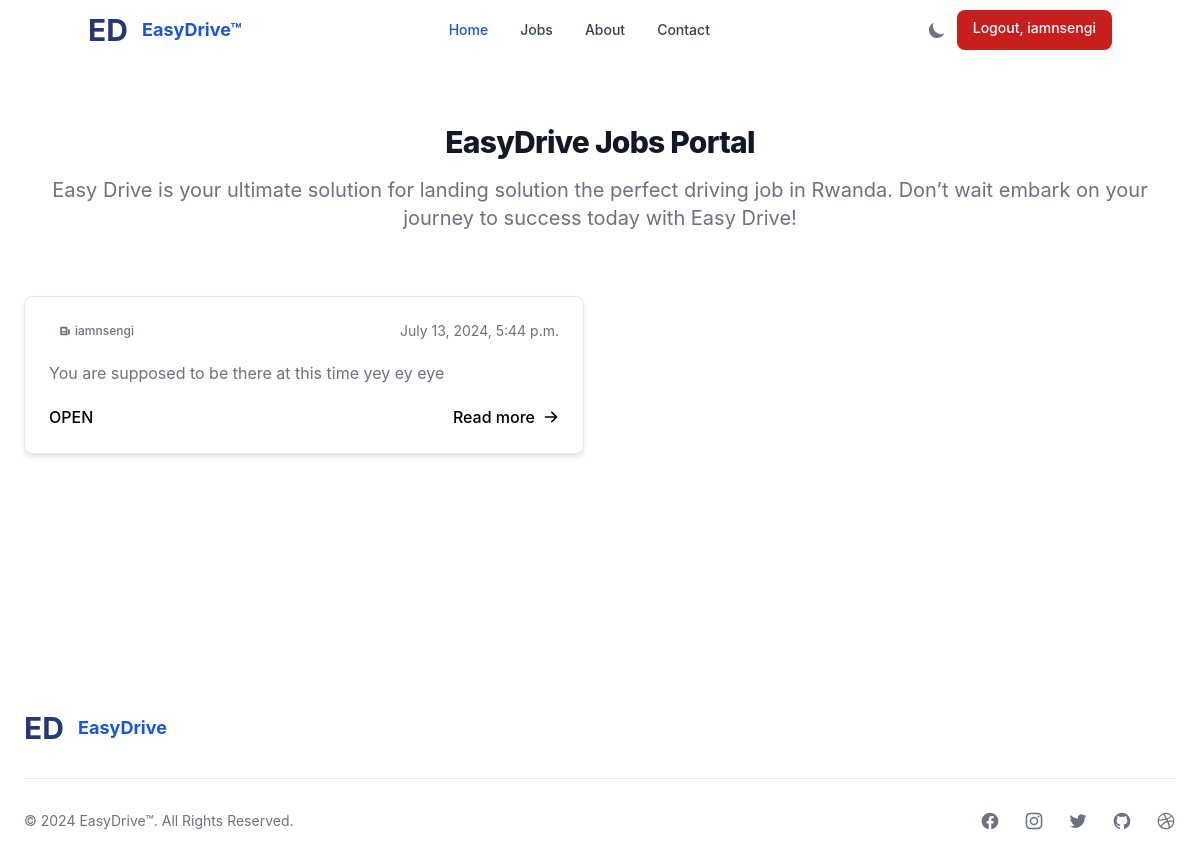
The page /jobs/ (signed in) on the database as committed earlier.
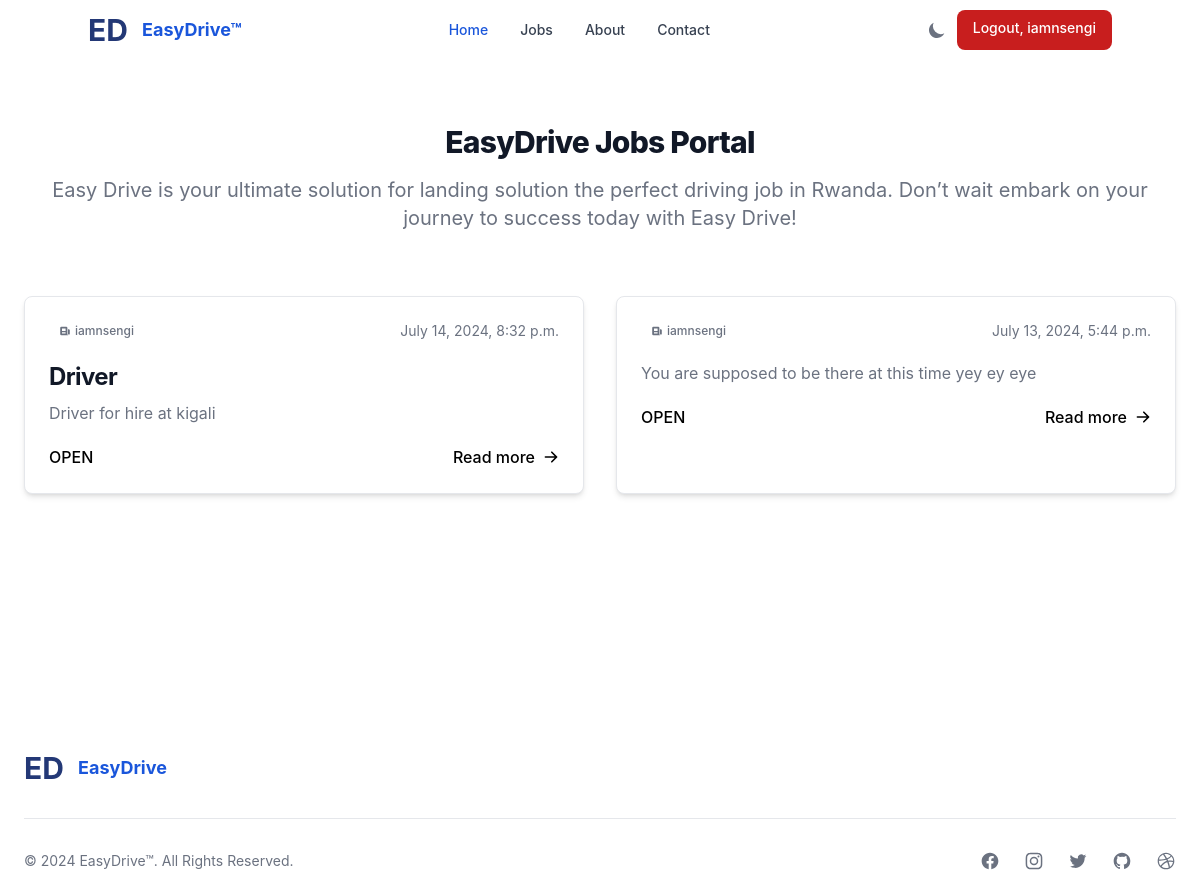
The same page on the database as committed later.
### MainApp/models.py (models this page shows, shortened)
class Job(models.Model):
    OPEN = 'open'
    CLOSED = 'closed'
    STATUS_CHOICES = [
        (OPEN, 'Open'),
        (CLOSED, 'Closed'),
    ]
    creator = models.ForeignKey(User, on_delete=models.CASCADE)
    title = models.CharField(max_length=255, default="")
    location = models.CharField(max_length=255, default="")
    salary = models.DecimalField(max_digits=10, decimal_places=2,default=0.0)
    description = models.TextField()
    requirements = models.TextField(null=True, blank=True)
    applicants = models.IntegerField(default=0)
    status = models.CharField(max_length=10, choices=STATUS_CHOICES, default=OPEN)
    created_at = models.DateTimeField(auto_now_add=True)
    updated_at = models.DateTimeField(auto_now=True)
    class Meta:
        ordering = ['-created_at']

### MainApp/views.py (the view)
# urls.py: path('jobs/',Jobs.as_view()),
class Jobs(LoginRequiredMixin,View):
    def get(self,request):
        jobs = Job.objects.filter(status = 'open').all()
        context={
                'jobs':jobs
            }
        return render(request,'jobs.html',context)

### MainApp/templates/jobs.html (shortened to what this page needs)
{% extends 'base.html' %} {% load static %}
{% block content%} {% include 'navbar.html'%}
<section class="bg-white dark:bg-gray-900">
  <div class="py-8 px-4 mx-auto max-w-screen-xl lg:py-16 lg:px-6">
    <div class="mx-auto max-w-screen-sm text-center lg:mb-16 mb-8">
      <h2
        class="mb-4 text-3xl lg:text-4xl tracking-tight font-extrabold text-gray-900 dark:text-white"
      >
        EasyDrive Jobs Portal
      </h2>
      <p class="font-light text-gray-500 sm:text-xl dark:text-gray-400">
        Easy Drive is your ultimate solution for landing solution the perfect
        driving job in Rwanda. Don’t wait embark on your journey to success
        today with Easy Drive!
      </p>
    </div>
    <div class="grid gap-8 lg:grid-cols-2">
      {% for job in jobs %}
      <article
        class="p-6 bg-white rounded-lg border border-gray-200 shadow-md dark:bg-gray-800 dark:border-gray-700"
      >
        <div class="flex justify-between items-center mb-5 text-gray-500">
          <span
            class="bg-primary-100 text-primary-800 text-xs font-medium inline-flex items-center px-2.5 py-0.5 rounded dark:bg-primary-200 dark:text-primary-800"
          >
            <svg
              class="mr-1 w-3 h-3"
              fill="currentColor"
              viewBox="0 0 20 20"
              xmlns="http://www.w3.org/2000/svg"
            >
              <path
                fill-rule="evenodd"
                d="M2 5a2 2 0 012-2h8a2 2 0 012 2v10a2 2 0 002 2H4a2 2 0 01-2-2V5zm3 1h6v4H5V6zm6 6H5v2h6v-2z"
                clip-rule="evenodd"
              ></path>
              <path d="M15 7h1a2 2 0 012 2v5.5a1.5 1.5 0 01-3 0V7z"></path>
            </svg>
            {{job.creator}}
          </span>
          <span class="text-sm">{{ job.created_at }}</span>
        </div>
        <h2
          class="mb-2 text-2xl font-bold tracking-tight text-gray-900 dark:text-white"
        >
          <a href="#">{{job.title}}</a>
        </h2>
        <p class="mb-5 font-light text-gray-500 dark:text-gray-400">
          {{job.description}}
        </p>
        <div class="flex justify-between items-center">
          <div class="flex items-center space-x-4">
            <span class="font-medium dark:text-white">
              {{job.status|upper}}
            </span>
          </div>
          <a
            href="#"
            class="inline-flex items-center font-medium text-primary-600 dark:text-primary-500 hover:underline"
          >
            Read more
            <svg
              class="ml-2 w-4 h-4"
              fill="currentColor"
              viewBox="0 0 20 20"
              xmlns="http://www.w3.org/2000/svg"
            >
              <path
                fill-rule="evenodd"
                d="M10.293 3.293a1 1 0 011.414 0l6 6a1 1 0 010 1.414l-6 6a1 1 0 01-1.414-1.414L14.586 11H3a1 1 0 110-2h11.586l-4.293-4.293a1 1 0 010-1.414z"
                clip-rule="evenodd"
              ></path>
            </svg>
          </a>
        </div>
      </article>
      {% endfor %}
    </div>
  </div>
</section>
<div class="pt-36">&nbsp;</div>
{% include 'footer.html'%} {% endblock %}

### MainApp/templates/base.html (shortened to what this page needs)
{% load static %}
<!DOCTYPE html>
<html lang="en">
  <head>
    <link
      href="https://cdn.jsdelivr.net/npm/flowbite@2.4.1/dist/flowbite.min.css"
      rel="stylesheet"
    />
  </head>
  <body class="bg-white dark:bg-gray-800">
    {% block content%} {% endblock%}
  </body>
</html>

### MainApp/templates/navbar.html (shortened to what this page needs)
<nav
  class="bg-white border-gray-200 px-2 sm:px-4 py-2.5 rounded dark:bg-gray-800"
>
  <div class="container mx-auto flex flex-wrap items-center justify-between">
    <a href="/" class="flex">
      <span
        class="self-center text-3xl text-blue-900 font-bold whitespace-nowrap dark:text-white"
        >ED &nbsp;</span
      >
      <span
        class="self-center text-lg text-blue-700 font-bold whitespace-nowrap dark:text-white"
        >EasyDrive™</span
      >
    </a>
    <div class="flex md:order-2">
      <button
        id="theme-toggle"
        type="button"
        class="text-gray-500 dark:text-gray-400 hover:bg-gray-100 dark:hover:bg-gray-700 focus:outline-none focus:ring-4 focus:ring-gray-200 dark:focus:ring-gray-700 rounded-lg text-sm p-2.5"
      >
        <svg
          id="theme-toggle-dark-icon"
          class="w-5 h-5 hidden"
          fill="currentColor"
          viewBox="0 0 20 20"
          xmlns="http://www.w3.org/2000/svg"
        >
          <path
            d="M17.293 13.293A8 8 0 016.707 2.707a8.001 8.001 0 1010.586 10.586z"
          ></path>
        </svg>
      </button>
      {% if request.user.is_authenticated %}
      <a
        href="/logout"
        class="ml-10 bg-red-700 text-white hover:bg-blue-800 focus:ring-4 focus:ring-red-300 font-medium rounded-lg text-sm px-4 py-2 dark:bg-red-600 dark:hover:bg-red-500 focus:outline-none dark:focus:ring-red-800"
      >
        Logout, {{request.user}}
      </a>
      {% endif %}
    </div>
    <div
      class="hidden md:flex justify-between items-center w-full md:w-auto md:order-1"
      id="mobile-menu-4"
    >
      <ul
        class="flex-col md:flex-row flex md:space-x-8 mt-4 md:mt-0 md:text-sm md:font-medium"
      >
        <li>
          <a
            href="/"
            class="bg-blue-700 md:bg-transparent text-white block pl-3 pr-4 py-2 md:text-blue-700 md:p-0 rounded dark:text-white"
            aria-current="page"
            >Home</a
          >
        </li>
        {% if request.user.is_authenticated %}
        <li>
          <a
            href="/jobs"
            class="text-gray-700 hover:bg-gray-50 border-b border-gray-100 md:hover:bg-transparent md:border-0 block pl-3 pr-4 py-2 md:hover:text-blue-700 md:p-0 md:dark:hover:text-white dark:text-gray-400 dark:hover:bg-gray-700 dark:hover:text-white md:dark:hover:bg-transparent dark:border-gray-700"
            >Jobs</a
          >
        </li>
        {% endif%}
        <li>
          <a
            href="/#about"
            class="text-gray-700 hover:bg-gray-50 border-b border-gray-100 md:hover:bg-transparent md:border-0 block pl-3 pr-4 py-2 md:hover:text-blue-700 md:p-0 md:dark:hover:text-white dark:text-gray-400 dark:hover:bg-gray-700 dark:hover:text-white md:dark:hover:bg-transparent dark:border-gray-700"
            >About</a
          >
        </li>
        <li>
          <a
            href="#contact"
            class="text-gray-700 hover:bg-gray-50 border-b border-gray-100 md:hover:bg-transparent md:border-0 block pl-3 pr-4 py-2 md:hover:text-blue-700 md:p-0 md:dark:hover:text-white dark:text-gray-400 dark:hover:bg-gray-700 dark:hover:text-white md:dark:hover:bg-transparent dark:border-gray-700"
            >Contact</a
          >
        </li>
      </ul>
    </div>
  </div>
</nav>

### MainApp/templates/footer.html (shortened to what this page needs)
<footer class="p-4 bg-white sm:p-6 dark:bg-gray-800">
  <div class="mx-auto max-w-screen-xl">
    <div class="md:flex md:justify-between">
      <div class="mb-6 md:mb-0">
        <a href="#" class="flex">
          <span
            class="self-center text-3xl text-blue-900 font-bold whitespace-nowrap dark:text-white"
            >ED &nbsp;</span
          >
          <span
            class="self-center text-lg text-blue-700 font-bold whitespace-nowrap dark:text-white"
            >EasyDrive</span
          >
        </a>
      </div>
    </div>
    <hr class="my-6 border-gray-200 sm:mx-auto dark:border-gray-700 lg:my-8" />
    <div class="sm:flex sm:items-center sm:justify-between">
      <span class="text-sm text-gray-500 sm:text-center dark:text-gray-400"
        >© 2024
        <a href="https://flowbite.com" class="hover:underline">EasyDrive™</a>.
        All Rights Reserved.
      </span>
      <div class="flex mt-4 space-x-6 sm:justify-center sm:mt-0">
        <a
          href="#"
          class="text-gray-500 hover:text-gray-900 dark:hover:text-white"
        >
        </a>
        <a
          href="#"
          class="text-gray-500 hover:text-gray-900 dark:hover:text-white"
        >
        </a>
        <a
          href="#"
          class="text-gray-500 hover:text-gray-900 dark:hover:text-white"
        >
        </a>
        <a
          href="#"
          class="text-gray-500 hover:text-gray-900 dark:hover:text-white"
        >
        </a>
        <a
          href="#"
          class="text-gray-500 hover:text-gray-900 dark:hover:text-white"
        >
        </a>
      </div>
    </div>
  </div>
</footer>

Rows that differ between the two databases and show on the page:
added Job: creator "iamnsengi", created_at "July 14, 2024, 8:32 p.m.", title "Driver", description "Driver for hire at kigali", status "OPEN"
